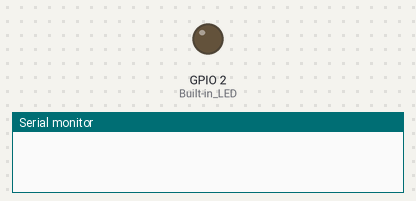
The sketch below on a simulated ESP32. Shown: output pins drawn as LEDs (lit = HIGH), the last lines printed to the serial monitor. WiFi joins after 1.5 s; servers stay silent unless stated; no MQTT or app messages arrive unless stated.

Above: at 0.1 s.
At 2.1 s:
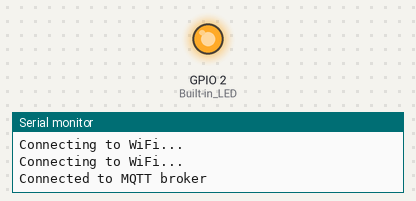
Timing chart, 0 to 3.6 s (numbered marks = the images above):
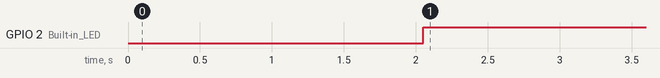

Measured:
- by itself, GPIO 2 (Built-in_LED): LOW → HIGH at 2.1 s

The sketch:

connect_to_mqtt_server.ino
```cpp
#include <WiFi.h>
#include <PubSubClient.h>

const char* ssid = "TP-Link_FA42";
const char* password = "TeamNowAdmitted";
const char* mqtt_server = "192.168.0.100";
const char* mqtt_topic = "seat_1";

WiFiClient espClient;
PubSubClient client(espClient);

void setup() {
  Serial.begin(115200);

  // Setup pin modes
  pinMode(2, OUTPUT); // Built-in LED

  WiFi.begin(ssid, password);

  while (WiFi.status() != WL_CONNECTED) {
    delay(1000);
    Serial.println("Connecting to WiFi...");
  }

  client.setServer(mqtt_server, 1883);  // Use the correct port for your broker
}

void loop() {
  if (!client.connected()) {
    if (client.connect("ESP32Client")) {
      Serial.println("Connected to MQTT broker");
    }
  }

  digitalWrite(2, HIGH); // Turn on built-in LED

  client.loop();

  // Publish data
  String payload = "Hello, MQTT!";
  client.publish(mqtt_topic, payload.c_str());
  delay(1000);  // Publish data every second
}
```
